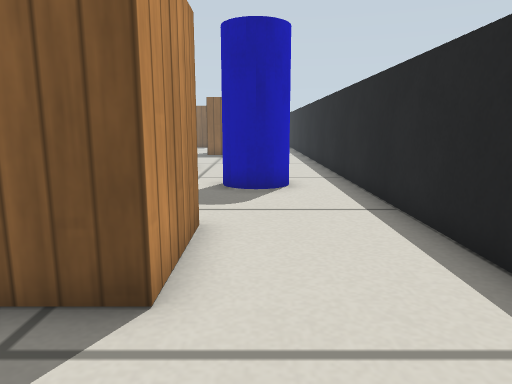
view 1 (above)

22 first-person views from a walk through a world built for the Gazebo simulator. The camera is 0.34 m above the floor, tilts 10° down and sees 70° across. The floor is counted in squares, 0.2 m on a side. Each view is taken from the middle of a square. On the plan, view 1 faces up. The plan holds only what a view shows up to about 17 squares ahead; the rest is blank. Gazebo's built-in surfaces are drawn with simple patterns.

view 2
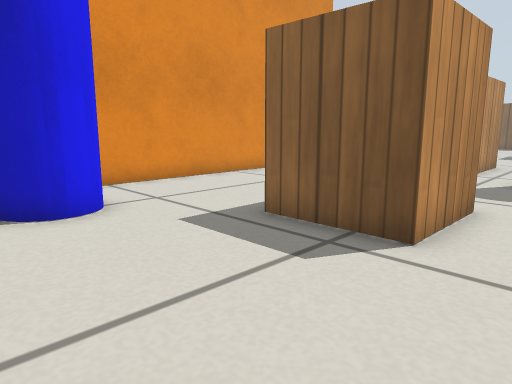

view 3
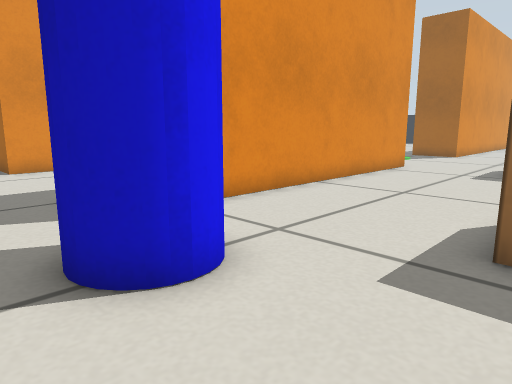

view 4
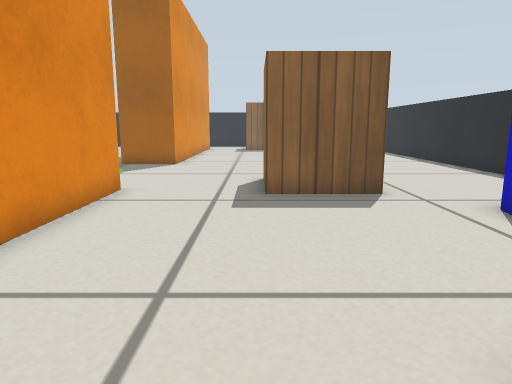

view 5
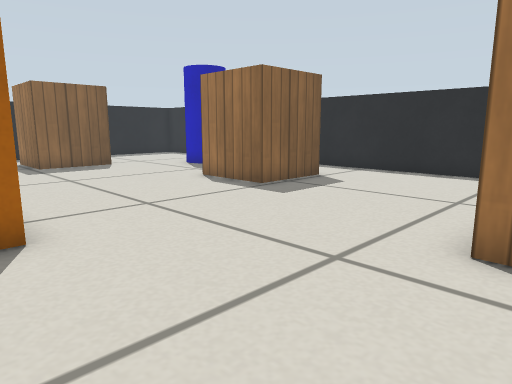

view 6
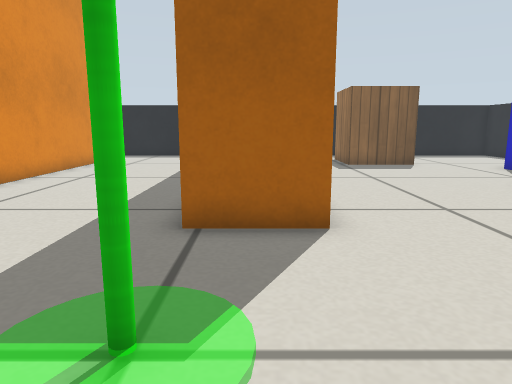

view 7
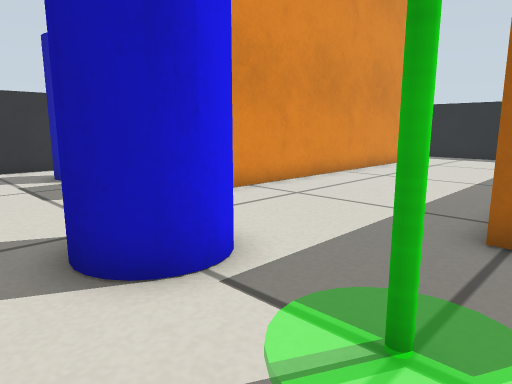

view 8
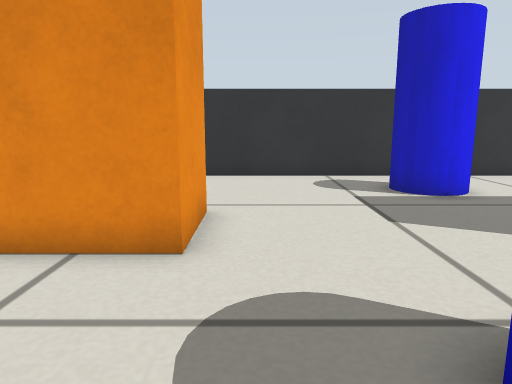

view 9
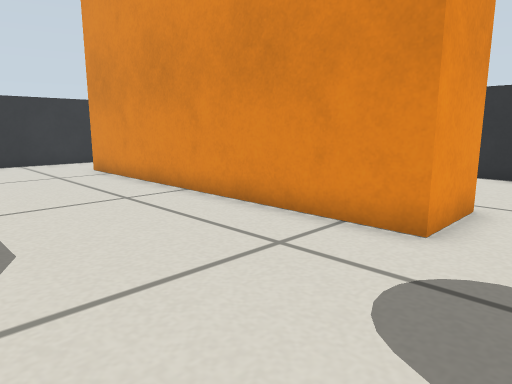

view 10
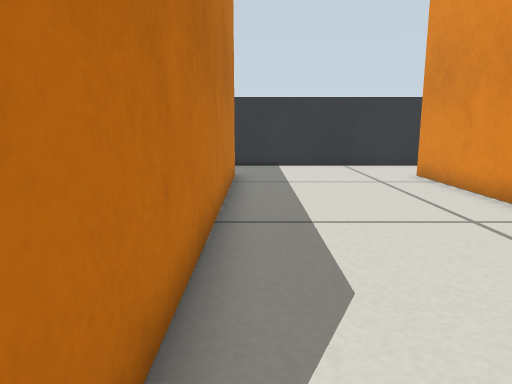

view 11
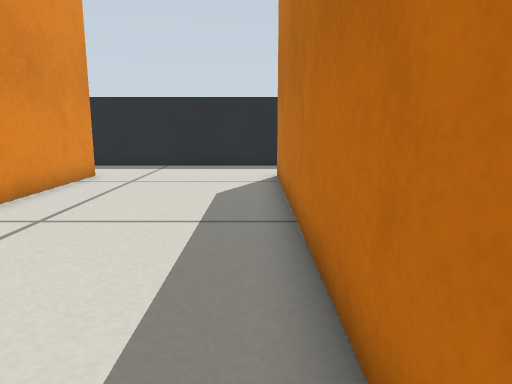

view 12
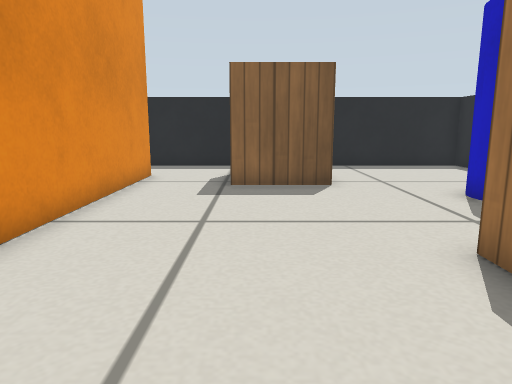

view 13
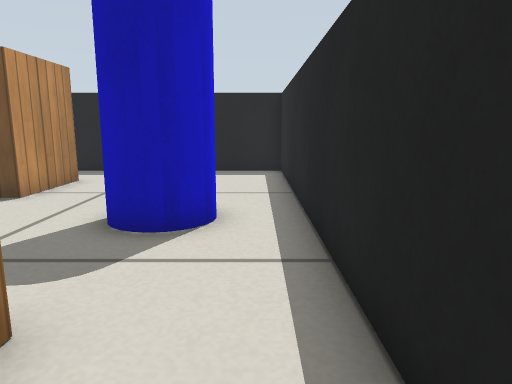

view 14
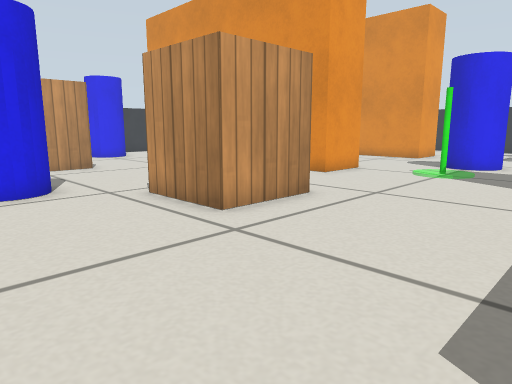

view 15
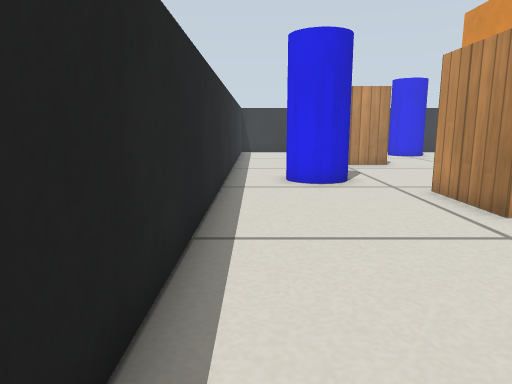

view 16
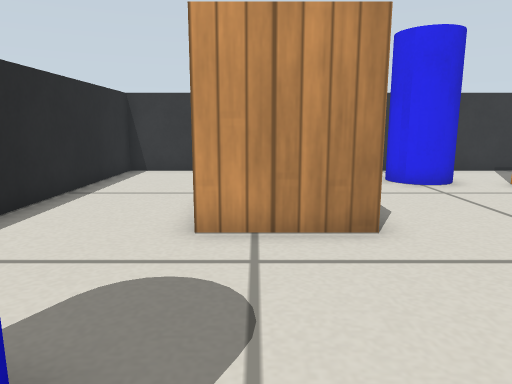

view 17
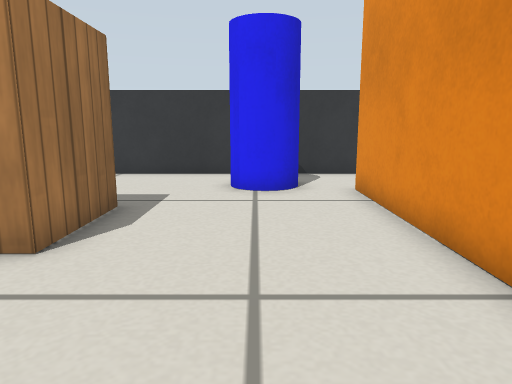

view 18
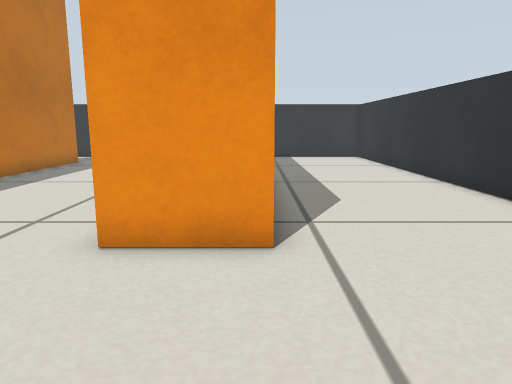

view 19
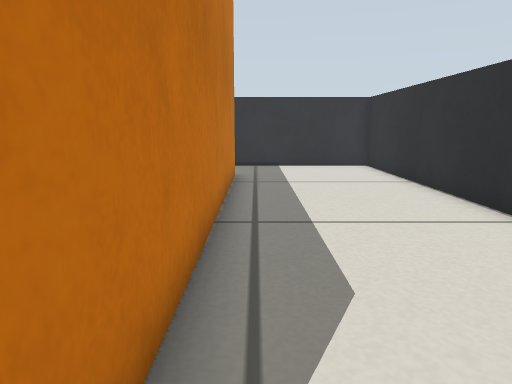

view 20
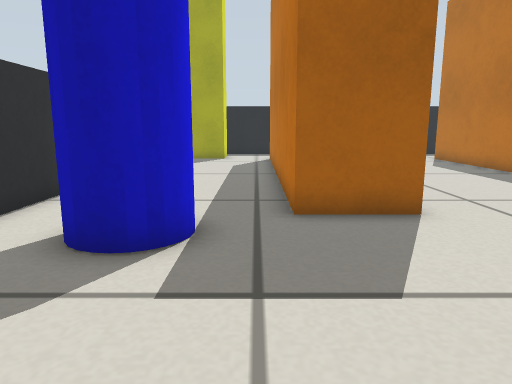

view 21
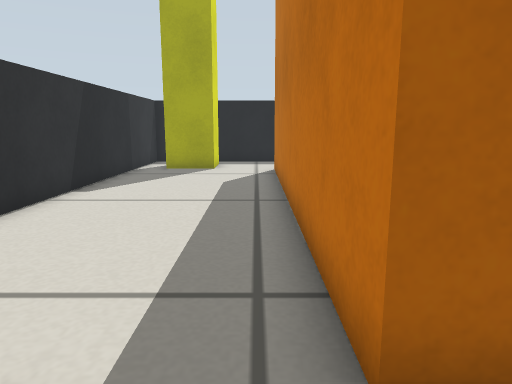

view 22
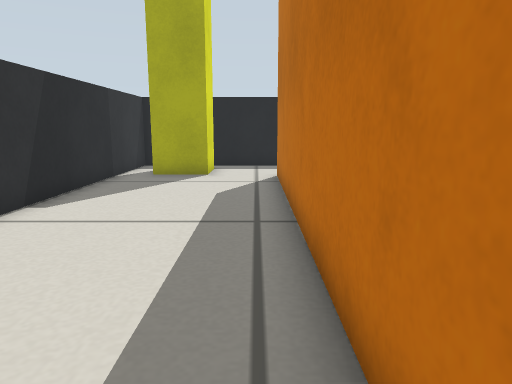

### Floor plan
Key: @ floor where view 1 was taken; # wall or solid block; . floor; B barrel; P pallet; M marker; I pillar.
Columns run from 27 left of view 1 to 3 right of it. Each row starts with its distance up from view 1.
 38 #  ############################
 37 #  ............. .... .. .....#
 36 #  I... ........ ....  .......#
 35 #I I... ........ ....P P......#
 34 #.II..###......###..P  P......#
 33 #.....###......###..P  P......#
 32 #.....###......###..PPPP......#
 31 #.....###......###......... ..#
 30 #.....###......###........B B.#
 29 #.....###......###.........BB.#
 28 #.....###......###............#
 27 #.....###......###............#
 26 #.....###......###......P  P..#
 25 #.....###......#  ......P   ..#
 24 #.....###......#  ......P    .#
 23 #.....###......#  ......PPPP..#
 22 #.....###......#  ............#
 21 #. B..###......###............#
 20 #.  B.........................#
 19 #.BBB.........................#
 18 #..........BB.................#
 17 #..........BB..M..............#
 16 #....................PPPP.....#
 15 #....................P  P.....#
 14 #.....###......###...P  P.....#
 13 #.....###......###....PPP.....#
 12  .....###......###.........B..#
 11  .....###......###........B B.#
 10 #.....###......###.........B..#
  9 #.....###......###............#
  8 #.....###......###............#
  7 #.....###......###............#
  6 #.....###......###.....PPPP...#
  5 #.....###......###.....P  P...#
  4 #.....###......###.....P  P...#
  3 #.....###......###.....PPPP...#
  2 #.....###......###............#
  1 #.....###......###.BB.........#
  0 #...... ...........BBB.....@..#
 -1 #...... ............B.........#
 -2 #.................. ......  ..#
 -3 ##########################  ###

Positions as (right, up) in squares from view 1, and headings:
1: (0, 0), facing up
2: (1, -2), facing up-left
3: (-3, -2), facing up-left
4: (-6, 4), facing up
5: (-11, 15), facing up-right
6: (-11, 15), facing up
7: (-11, 15), facing up-left
8: (-14, 15), facing left
9: (-13, 16), facing down-left
10: (-13, 14), facing down
11: (-13, 21), facing up
12: (-6, 21), facing up
13: (2, 23), facing up
14: (2, 22), facing down-left
15: (2, 23), facing down
16: (-2, 12), facing down
17: (-7, 11), facing down
18: (-21, 19), facing down
19: (-22, 14), facing down
20: (-22, 14), facing up
21: (-22, 19), facing up
22: (-22, 21), facing up
